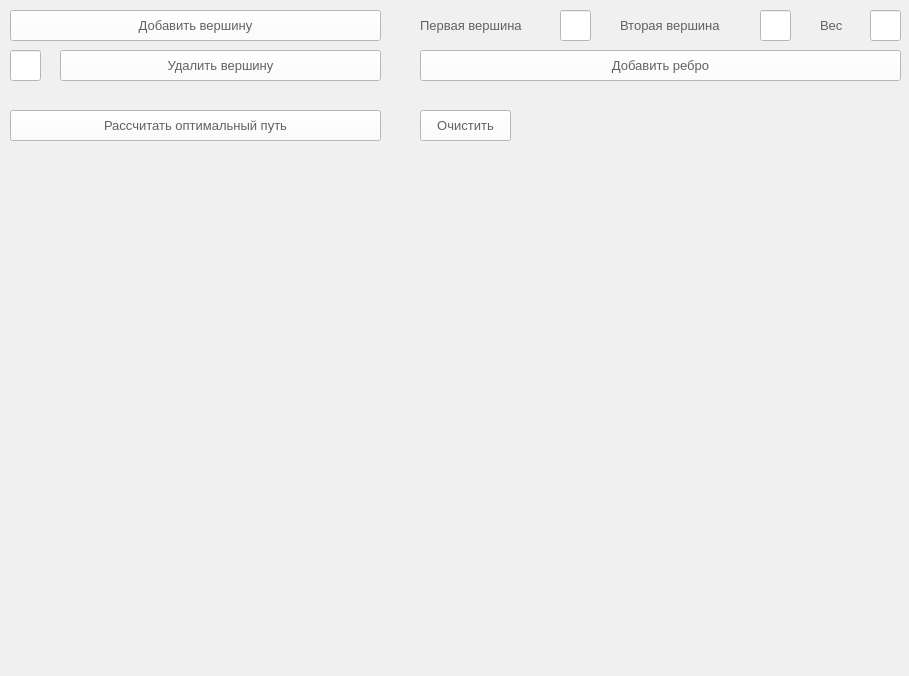
<?xml version="1.0" encoding="UTF-8"?>
<ui version="4.0">
 <class>TSP</class>
 <widget class="QMainWindow" name="TSP">
  <property name="geometry">
   <rect>
    <x>0</x>
    <y>0</y>
    <width>909</width>
    <height>676</height>
   </rect>
  </property>
  <property name="windowTitle">
   <string>TSP</string>
  </property>
  <property name="styleSheet">
   <string notr="true">background-color: rgb(240, 240, 240);</string>
  </property>
  <widget class="QWidget" name="centralwidget">
   <widget class="QWidget" name="verticalLayoutWidget">
    <property name="geometry">
     <rect>
      <x>10</x>
      <y>150</y>
      <width>501</width>
      <height>511</height>
     </rect>
    </property>
    <layout class="QVBoxLayout" name="verticalLayout"/>
   </widget>
   <widget class="QPushButton" name="Create_vertex">
    <property name="geometry">
     <rect>
      <x>10</x>
      <y>10</y>
      <width>371</width>
      <height>31</height>
     </rect>
    </property>
    <property name="font">
     <font>
      <pointsize>10</pointsize>
     </font>
    </property>
    <property name="styleSheet">
     <string notr="true">background-color: rgb(255, 255, 255);
color: rgb(97, 97, 97);</string>
    </property>
    <property name="text">
     <string>Добавить вершину</string>
    </property>
   </widget>
   <widget class="QPushButton" name="Delete_vertex">
    <property name="geometry">
     <rect>
      <x>60</x>
      <y>50</y>
      <width>321</width>
      <height>31</height>
     </rect>
    </property>
    <property name="font">
     <font>
      <pointsize>10</pointsize>
     </font>
    </property>
    <property name="styleSheet">
     <string notr="true">background-color: rgb(255, 255, 255);
color: rgb(97, 97, 97);</string>
    </property>
    <property name="text">
     <string>Удалить вершину</string>
    </property>
   </widget>
   <widget class="QPushButton" name="Create_edge">
    <property name="geometry">
     <rect>
      <x>420</x>
      <y>50</y>
      <width>481</width>
      <height>31</height>
     </rect>
    </property>
    <property name="font">
     <font>
      <pointsize>10</pointsize>
     </font>
    </property>
    <property name="styleSheet">
     <string notr="true">background-color: rgb(255, 255, 255);
color: rgb(97, 97, 97);</string>
    </property>
    <property name="text">
     <string>Добавить ребро</string>
    </property>
   </widget>
   <widget class="QPushButton" name="Optimal_rout">
    <property name="geometry">
     <rect>
      <x>10</x>
      <y>110</y>
      <width>371</width>
      <height>31</height>
     </rect>
    </property>
    <property name="font">
     <font>
      <pointsize>10</pointsize>
     </font>
    </property>
    <property name="styleSheet">
     <string notr="true">background-color: rgb(255, 255, 255);
color: rgb(97, 97, 97);</string>
    </property>
    <property name="text">
     <string>Рассчитать оптимальный путь</string>
    </property>
   </widget>
   <widget class="QLineEdit" name="ScreenDeleteVertex">
    <property name="geometry">
     <rect>
      <x>10</x>
      <y>50</y>
      <width>31</width>
      <height>31</height>
     </rect>
    </property>
    <property name="font">
     <font>
      <pointsize>10</pointsize>
     </font>
    </property>
    <property name="styleSheet">
     <string notr="true">background-color: rgb(255, 255, 255);
color: rgb(97, 97, 97);</string>
    </property>
    <property name="text">
     <string/>
    </property>
    <property name="frame">
     <bool>true</bool>
    </property>
    <property name="alignment">
     <set>Qt::AlignCenter</set>
    </property>
    <property name="dragEnabled">
     <bool>false</bool>
    </property>
   </widget>
   <widget class="QLabel" name="LabelEdge1">
    <property name="geometry">
     <rect>
      <x>420</x>
      <y>10</y>
      <width>131</width>
      <height>31</height>
     </rect>
    </property>
    <property name="font">
     <font>
      <pointsize>10</pointsize>
     </font>
    </property>
    <property name="styleSheet">
     <string notr="true">color: rgb(97,97,97);</string>
    </property>
    <property name="text">
     <string>Первая вершина</string>
    </property>
   </widget>
   <widget class="QLineEdit" name="ScreenEdge1">
    <property name="geometry">
     <rect>
      <x>560</x>
      <y>10</y>
      <width>31</width>
      <height>31</height>
     </rect>
    </property>
    <property name="font">
     <font>
      <pointsize>10</pointsize>
     </font>
    </property>
    <property name="styleSheet">
     <string notr="true">background-color: rgb(255, 255, 255);
color: rgb(97, 97, 97);</string>
    </property>
    <property name="text">
     <string/>
    </property>
    <property name="frame">
     <bool>true</bool>
    </property>
    <property name="alignment">
     <set>Qt::AlignCenter</set>
    </property>
    <property name="dragEnabled">
     <bool>false</bool>
    </property>
   </widget>
   <widget class="QLabel" name="LabelWeight">
    <property name="geometry">
     <rect>
      <x>820</x>
      <y>10</y>
      <width>41</width>
      <height>31</height>
     </rect>
    </property>
    <property name="font">
     <font>
      <pointsize>10</pointsize>
     </font>
    </property>
    <property name="styleSheet">
     <string notr="true">color: rgb(97, 97, 97);</string>
    </property>
    <property name="text">
     <string>Вес</string>
    </property>
   </widget>
   <widget class="QLineEdit" name="ScreenWeight">
    <property name="geometry">
     <rect>
      <x>870</x>
      <y>10</y>
      <width>31</width>
      <height>31</height>
     </rect>
    </property>
    <property name="font">
     <font>
      <pointsize>10</pointsize>
     </font>
    </property>
    <property name="styleSheet">
     <string notr="true">background-color: rgb(255, 255, 255);
color: rgb(97, 97, 97);</string>
    </property>
    <property name="frame">
     <bool>true</bool>
    </property>
    <property name="alignment">
     <set>Qt::AlignCenter</set>
    </property>
    <property name="dragEnabled">
     <bool>false</bool>
    </property>
   </widget>
   <widget class="QLabel" name="LabelEdge2">
    <property name="geometry">
     <rect>
      <x>620</x>
      <y>10</y>
      <width>131</width>
      <height>31</height>
     </rect>
    </property>
    <property name="font">
     <font>
      <pointsize>10</pointsize>
     </font>
    </property>
    <property name="styleSheet">
     <string notr="true">color: rgb(97, 97, 97);</string>
    </property>
    <property name="text">
     <string>Вторая вершина</string>
    </property>
   </widget>
   <widget class="QLineEdit" name="ScreenEdge2">
    <property name="geometry">
     <rect>
      <x>760</x>
      <y>10</y>
      <width>31</width>
      <height>31</height>
     </rect>
    </property>
    <property name="font">
     <font>
      <pointsize>10</pointsize>
     </font>
    </property>
    <property name="styleSheet">
     <string notr="true">background-color: rgb(255, 255, 255);
color: rgb(97, 97, 97);</string>
    </property>
    <property name="frame">
     <bool>true</bool>
    </property>
    <property name="alignment">
     <set>Qt::AlignCenter</set>
    </property>
    <property name="dragEnabled">
     <bool>false</bool>
    </property>
   </widget>
   <widget class="QLabel" name="Route_result">
    <property name="geometry">
     <rect>
      <x>520</x>
      <y>580</y>
      <width>371</width>
      <height>21</height>
     </rect>
    </property>
    <property name="font">
     <font>
      <pointsize>10</pointsize>
     </font>
    </property>
    <property name="styleSheet">
     <string notr="true">color: rgb(40, 255, 7);
</string>
    </property>
    <property name="text">
     <string/>
    </property>
   </widget>
   <widget class="QLabel" name="Length_route">
    <property name="geometry">
     <rect>
      <x>520</x>
      <y>610</y>
      <width>371</width>
      <height>21</height>
     </rect>
    </property>
    <property name="font">
     <font>
      <pointsize>10</pointsize>
     </font>
    </property>
    <property name="styleSheet">
     <string notr="true">color: rgb(0, 0, 0);
</string>
    </property>
    <property name="text">
     <string/>
    </property>
   </widget>
   <widget class="QPushButton" name="Clear_graph">
    <property name="geometry">
     <rect>
      <x>420</x>
      <y>110</y>
      <width>91</width>
      <height>31</height>
     </rect>
    </property>
    <property name="font">
     <font>
      <pointsize>10</pointsize>
     </font>
    </property>
    <property name="styleSheet">
     <string notr="true">background-color: rgb(255, 255, 255);
color: rgb(97, 97, 97);</string>
    </property>
    <property name="text">
     <string>Очистить</string>
    </property>
   </widget>
  </widget>
 </widget>
 <resources/>
 <connections/>
</ui>
